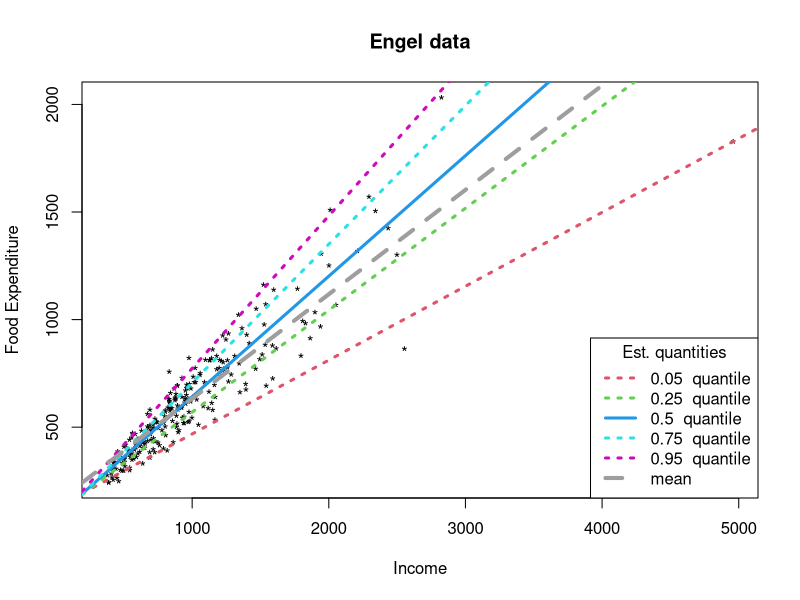
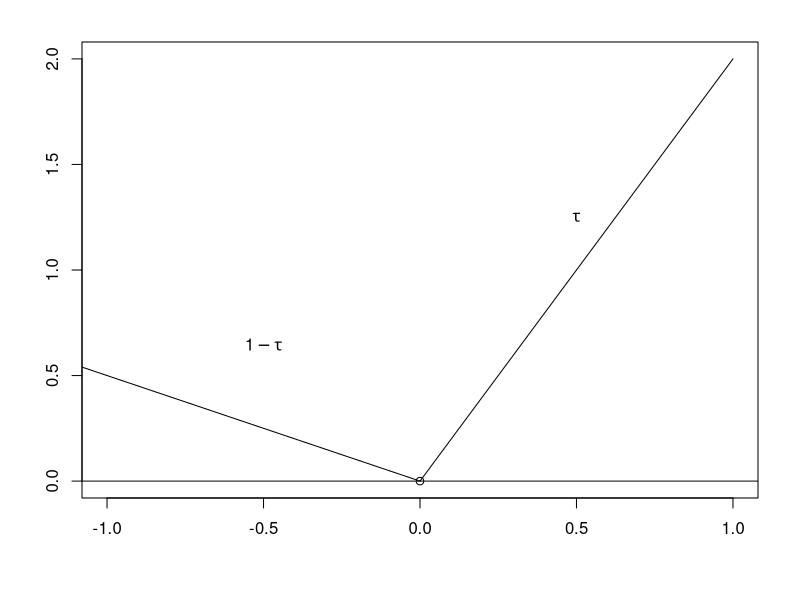
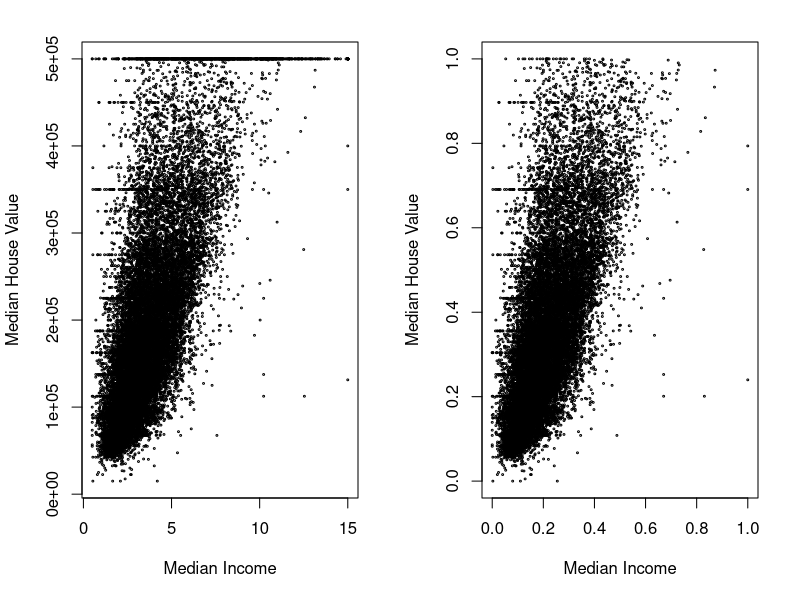
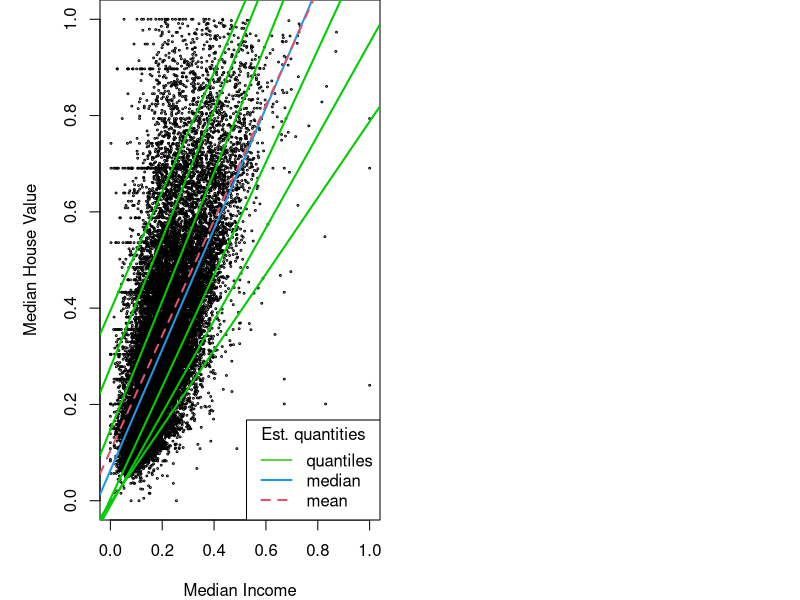

Write R code to recreate these figures, in order. (Note: this script raises an error after producing the figures.)
## ---- chunk 1
library(MASS)
library(quantreg)
library(grid)
library(gridBase)
library(ggplot2)

knitr::opts_chunk$set(warning=FALSE, message=FALSE, dpi=300, dev='png', global.par = TRUE, dev.args=list(pointsize=10), fig.path = 'figs/', cache = TRUE)

def.chunk.hook  <- knitr::knit_hooks$get("chunk")
knitr::knit_hooks$set(chunk = function(x, options) {
  x <- def.chunk.hook(x, options)
  ifelse(options$size != "normalsize", paste0("\\", options$size,"\n\n", x, "\n\n \\normalsize"), x)
})


hook_output <- knitr::knit_hooks$get("output")
knitr::knit_hooks$set(output = function(x, options) {
  lines <- options$output.lines
  if (is.null(lines)) {
    return(hook_output(x, options))  # pass to default hook
  }
  x <- unlist(strsplit(x, "\n"))
  more <- "..."
  if (length(lines)==1) {        # first n lines
    if (length(x) > lines) {
      # truncate the output, but add ....
      x <- c(head(x, lines), more)
    }
  } else {
    x <- c(if (abs(lines[1])>1 | lines[1]<0) more else NULL,
           x[lines],
           if (length(x)>lines[abs(length(lines))]) more else NULL
          )
  }
  # paste these lines together
  x <- paste(c(x, ""), collapse = "\n")
  hook_output(x, options)
})

## ---- chunk 2
data(engel)
plot(foodexp ~ income, data = engel,
main = "Engel data", xlab ="Income", ylab="Food Expenditure", pch='*', pin=c(2,1))
taus <- c(.05, .25, .50, .75, .95)

rqs <- as.list(taus)

for(i in seq(along = taus)) {
rqs[[i]] <- rq(foodexp ~ income, tau = taus[i], data = engel)
  if (taus[i]==0.50){
    abline(rqs[[i]],col=i+1,lty=1,lwd=3)
  } else {
    abline(rqs[[i]],col=i+1,lty=3,lwd=3)
  }
}

lr<-lm(foodexp ~ income, data = engel)
abline(lr,col=8,lty=2,lwd=4)
#lines(engel$income, fitted(lr), col = 8, lwd=1.5, lty=2)
legend("bottomright",1, legend= c(paste(taus, " quantile"),"mean"),title="Est. quantities",
  col = c((2:(length(taus)+1)),8), lty=c(3,3,1,3,3,2), lwd=c(rep(3,length(taus)),4))
## ---- chunk 3
par(mar=c(5, 4, 2, 2) + 0.1)
plot(0,0,ylim=c(0,2), xlab="", ylab="")
segments(0,0,1,2)
segments(0,0,-2,1)
abline(h=0)
text(0.5,1.25,expression(tau))
text(-0.5,0.65,expression(1-tau))
## ---- chunk 4
house <- read.csv("house_from_gitsklearn.csv")
summary(house)
## ---- chunk 5

par(mfrow=c(1,2))

plot(house$median_income, house$median_house_value, cex=.25, cex.lab=1,cex.axis=1,
     lheight=0.5,
     xlab="Median Income", ylab="Median House Value")

house <- house[ complete.cases(house), ]

to_scale <- c("median_house_value", "median_income", "households", "population", "total_bedrooms", "total_rooms", "housing_median_age", "latitude", "longitude")

for( str in to_scale){
  house[str] = ((house[str]) - min(house[str])) /
    ( max(house[str]) - min(house[str]) )
}

house <- house[ -which(house$median_house_value == 1), ]

plot(house$median_income, house$median_house_value, cex=.25, cex.lab=1,cex.axis=1,
     lheight=0.5,
     xlab="Median Income", ylab="Median House Value")

## ---- chunk 6

par(mar=c(4,5,0,1))
plot(house$median_income, house$median_house_value, cex=.25, cex.lab=1,cex.axis=1,
     lheight=0.5,
     xlab="Median Income", ylab="Median House Value")

taus <- c(.05,.1,.25,.75,.90,.95)
for( i in 1:length(taus)){
  abline(rq( median_house_value ~ median_income,
             data=house,tau=taus[i]), col="green3", lwd=2)
}

median.rq<-rq( median_house_value ~ median_income,
             data=house,tau=0.5)
abline(median.rq, col=4, lwd=2)


fit <- lm( median_house_value ~ median_income + (median_income*median_income), data=house )
abline(fit,col=2, lwd=2, lty =2 )
legend("bottomright",1, legend= c("quantiles","median","mean"),title="Est. quantities",
  col = c(3,4,2), lty=c(1,1,2), lwd=c(2,2,2))
## ---- chunk 7
population.rq<- rq(population ~ households,
                   data=house, tau=taus)
population.summary<-summary.rqs(population.rq, ci='boot')
population.summary
## ---- chunk 8
set.seed(3)
res.house <- house[ sample(1:nrow(house), 5000), ]
fit <- rq(median_house_value ~ ., tau=taus, data=res.house)
plot.summary.rqs(summary.rqs(fit))
## ---- chunk 9
taus <- c(.05, .10, .25, .50, .75, .90, .95)
fit <- rq( median_house_value ~ median_income, tau=taus, data=house )
## ---- chunk 10
anova.rqs(fit)
## ---- chunk 11
fit.1 <- rq(median_house_value ~ median_income, tau=0.5, data=house)
fit.2 <- rq(median_house_value ~ median_income + total_rooms,
            tau=0.5, data=house)
fit.3 <- rq(median_house_value ~ median_income + total_bedrooms,
            tau=0.5, data=house)

anova.rq(fit.1, fit.2)
anova.rq(fit.1, fit.3)
## ---- chunk 12
newdata <- house[3,]
yy<-predict.rq(object=fit.1,newdata=newdata,type="none", 
               stepfun = FALSE)
yy
## ---- chunk 13
set.seed(4)
ns <- c(10, 12, 14)
  
par(mfrow = c(1, length(ns)))
for( i in ns ){
  n <- (2^i)+1
  x <- seq(0, 2, length=n)
  y <- -x + rnorm(n)
  df <- data.frame(x, y)
  b <- boot.rq(x=x, y=y, tau=.5, R = 1000)
  main <- paste(n, "Points")
  m <- mean(b$B) + 1
  s <- sd(b$B)
  hist(b$B + 1, breaks = 30, prob=TRUE, xlab = "B* - B", main = main)
  abline(v=0, add=TRUE, col='red', lty=2, lwd=2)
  abline(v=m, add=TRUE, col='green', lty=2, lwd=2)
  curve(dnorm(x, m, s), add=TRUE)
}

legend("topright", 1, legend = c("real mean","sample mean"), col = c("red", "green"),
       lty=c(2,2), lwd=c(2,2))

## ---- chunk 14
plot(house$longitude, house$median_house_value, xlab="Longitude", ylab="Median House Value", cex=.25, cex.lab=1,cex.axis=1, lheight=0.5)

for(tau in taus){
  fit <- lprq(house$longitude, house$median_house_value, h=0.1, tau=tau, m=50)
  if( tau == 0.5){
    lines(fit$xx, fit$fv, col="4", lwd=2)
  }
  else{
    lines(fit$xx, fit$fv, col="green3", lwd=2)
  }
}

legend("topright",1, legend= c("quantiles","median"),title="Est. quantities",
  col = c(3,4), lty=c(1,1), lwd=c(2,2))

## ---- chunk 15
fhouse<-house
fhouse$longitude <- round(fhouse$longitude * 100)
fhouse$latitude <- round(fhouse$latitude * 100)
fit <- rqss(median_house_value ~ qss(cbind(longitude,latitude),
                                     lambda = 5),
            data = fhouse)
## ---- chunk 16

plot.new() 

gl <- grid.layout(nrow=1, ncol=2)
vp.1 <- viewport(layout.pos.col=1, layout.pos.row=1) 
vp.2 <- viewport(layout.pos.col=2, layout.pos.row=1) 

pushViewport(viewport(layout=gl))
pushViewport(vp.1)

par(new=TRUE, fig=gridFIG())
plot.rqss(fit, axes = FALSE, xlab = "", ylab = "",
          render="contour")
popViewport()

pushViewport(vp.2)
ggplotted <- ggplot(fhouse) + geom_point(
  mapping=aes(x=longitude, y=latitude,
              col=median_house_value)) +
  scale_color_gradientn("median\nhouse value",
                        colours = rainbow(7)) +
  theme(legend.position = c(.8, .8))
print(ggplotted, newpage = FALSE)

popViewport(1)

## ---- chunk 17
newdata1<-fhouse[c("longitude","latitude")]
newdata1$median_house_value<-
  predict.rqss(fit, newdata=newdata1, interval="none")
## ---- chunk 18
plot.new() 

gl <- grid.layout(nrow=1, ncol=2)
vp.1 <- viewport(layout.pos.col=1, layout.pos.row=1) 
vp.2 <- viewport(layout.pos.col=2, layout.pos.row=1) 

pushViewport(viewport(layout=gl))
pushViewport(vp.1)

ggplotted <- ggplot(fhouse) + geom_point(
  mapping=aes(x=longitude, y=latitude,
              col=median_house_value)) +
  scale_color_gradientn("median\nhouse value",
                        colours = rainbow(7)) +
  theme(legend.position = c(.8, .8))
print(ggplotted, newpage = FALSE)
popViewport()

pushViewport(vp.2)
ggplotted <- ggplot(newdata1) + geom_point(
  mapping=aes(x=longitude, y=latitude,
              col=median_house_value)) +
  scale_color_gradientn("median\nhouse value",
                        colours = rainbow(7)) +
  theme(legend.position = c(.8, .8))
print(ggplotted, newpage = FALSE)

popViewport(1)
